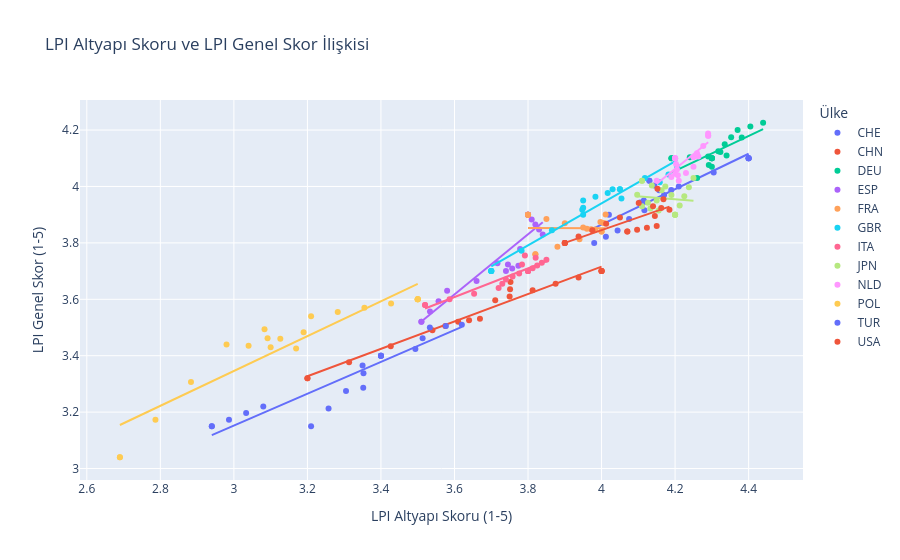

The notebook cell this image was saved under:
### Code cell
# LPI Altyapı Skoru vs Demiryolu Taşımacılığı Saçılım Grafiği
fig = px.scatter(
    data,
    x="lpi_infrastructure",
    y="lpi_overall",
    color=data.columns[0],  # Ülke bazlı renklendirme
    hover_data=[data.columns[1], "lpi_overall"],  # Yıl ve Genel LPI görünür
    trendline="ols",  # Genel eğilim/trend çizgisini ekler
    title="LPI Altyapı Skoru ve LPI Genel Skor İlişkisi",
    labels={
        "lpi_infrastructure": "LPI Altyapı Skoru (1-5)",
        "lpi_overall": "LPI Genel Skor (1-5)",
        data.columns[0]: "Ülke",
    },
)

fig.update_layout(hovermode="closest")

# GitHub Depon İçin Kaydetme
fig.write_html("grafik_lpi_scatter.html")
fig.show()

### Figure 1 — Plotly figure (JSON) as saved in the notebook; plotly's stock layout.template omitted (floating-point values rounded to 4 significant figures)
{"data": [{"customdata": [[2006], [2007], [2008], [2009], [2010], [2011], [2012], [2013], [2014], [2015], [2016], [2017], [2018], [2019], [2020], [2021], [2022], [2023], [2024], [2025]], "hovertemplate": "Ülke=CHE<br>LPI Altyapı Skoru (1-5)=%{x}<br>LPI Genel Skor (1-5)=%{y}<br>year=%{customdata[0]}<extra></extra>", "legendgroup": "CHE", "marker": {"color": "#636efa", "symbol": "circle"}, "mode": "markers", "name": "CHE", "orientation": "v", "showlegend": true, "type": "scatter", "x": [4.13, 4.13, 4.143, 4.157, 4.17, 4.075, 3.98, 4.012, 4.044, 4.117, 4.19, 4.105, 4.02, 4.115, 4.21, 4.305, 4.4, 4.4, 4.4, 4.4], "xaxis": "x", "y": [4.02, 4.02, 4.003, 3.987, 3.97, 3.885, 3.8, 3.822, 3.844, 3.916, 3.987, 3.944, 3.9, 3.95, 4.0, 4.05, 4.1, 4.1, 4.1, 4.1], "yaxis": "y"}, {"hovertemplate": "<b>OLS trendline</b><br>lpi_overall = 0.627661 * lpi_infrastructure + 1.35434<br>R<sup>2</sup>=0.850793<br><br>Ülke=CHE<br>LPI Altyapı Skoru (1-5)=%{x}<br>LPI Genel Skor (1-5)=%{y} <b>(trend)</b><extra></extra>", "legendgroup": "CHE", "marker": {"color": "#636efa", "symbol": "circle"}, "mode": "lines", "name": "CHE", "showlegend": false, "type": "scatter", "x": [3.98, 4.012, 4.02, 4.044, 4.075, 4.105, 4.115, 4.117, 4.13, 4.13, 4.143, 4.157, 4.17, 4.19, 4.21, 4.305, 4.4, 4.4, 4.4, 4.4], "xaxis": "x", "y": [3.852, 3.872, 3.878, 3.892, 3.912, 3.931, 3.937, 3.938, 3.947, 3.947, 3.955, 3.963, 3.972, 3.984, 3.997, 4.056, 4.116, 4.116, 4.116, 4.116], "yaxis": "y"}, {"customdata": [[2006], [2007], [2008], [2009], [2010], [2011], [2012], [2013], [2014], [2015], [2016], [2017], [2018], [2019], [2020], [2021], [2022], [2023], [2024], [2025]], "hovertemplate": "Ülke=CHN<br>LPI Altyapı Skoru (1-5)=%{x}<br>LPI Genel Skor (1-5)=%{y}<br>year=%{customdata[0]}<extra></extra>", "legendgroup": "CHN", "marker": {"color": "#EF553B", "symbol": "circle"}, "mode": "markers", "name": "CHN", "orientation": "v", "showlegend": true, "type": "scatter", "x": [3.2, 3.2, 3.313, 3.427, 3.54, 3.575, 3.61, 3.64, 3.669, 3.711, 3.752, 3.751, 3.75, 3.812, 3.875, 3.938, 4.0, 4.0, 4.0, 4.0], "xaxis": "x", "y": [3.32, 3.32, 3.377, 3.433, 3.49, 3.505, 3.52, 3.526, 3.531, 3.596, 3.661, 3.636, 3.61, 3.632, 3.655, 3.678, 3.7, 3.7, 3.7, 3.7], "yaxis": "y"}, {"hovertemplate": "<b>OLS trendline</b><br>lpi_overall = 0.485873 * lpi_infrastructure + 1.77253<br>R<sup>2</sup>=0.971013<br><br>Ülke=CHN<br>LPI Altyapı Skoru (1-5)=%{x}<br>LPI Genel Skor (1-5)=%{y} <b>(trend)</b><extra></extra>", "legendgroup": "CHN", "marker": {"color": "#EF553B", "symbol": "circle"}, "mode": "lines", "name": "CHN", "showlegend": false, "type": "scatter", "x": [3.2, 3.2, 3.313, 3.427, 3.54, 3.575, 3.61, 3.64, 3.669, 3.711, 3.75, 3.751, 3.752, 3.812, 3.875, 3.938, 4.0, 4.0, 4.0, 4.0], "xaxis": "x", "y": [3.327, 3.327, 3.382, 3.437, 3.493, 3.51, 3.527, 3.541, 3.555, 3.576, 3.595, 3.595, 3.596, 3.625, 3.655, 3.686, 3.716, 3.716, 3.716, 3.716], "yaxis": "y"}, {"customdata": [[2006], [2007], [2008], [2009], [2010], [2011], [2012], [2013], [2014], [2015], [2016], [2017], [2018], [2019], [2020], [2021], [2022], [2023], [2024], [2025]], "hovertemplate": "Ülke=DEU<br>LPI Altyapı Skoru (1-5)=%{x}<br>LPI Genel Skor (1-5)=%{y}<br>year=%{customdata[0]}<extra></extra>", "legendgroup": "DEU", "marker": {"color": "#00cc96", "symbol": "circle"}, "mode": "markers", "name": "DEU", "orientation": "v", "showlegend": true, "type": "scatter", "x": [4.19, 4.19, 4.24, 4.29, 4.34, 4.3, 4.26, 4.292, 4.323, 4.381, 4.439, 4.405, 4.37, 4.353, 4.335, 4.317, 4.3, 4.3, 4.3, 4.3], "xaxis": "x", "y": [4.1, 4.1, 4.103, 4.107, 4.11, 4.07, 4.03, 4.076, 4.122, 4.174, 4.226, 4.213, 4.2, 4.175, 4.15, 4.125, 4.1, 4.1, 4.1, 4.1], "yaxis": "y"}, {"hovertemplate": "<b>OLS trendline</b><br>lpi_overall = 0.620421 * lpi_infrastructure + 1.44925<br>R<sup>2</sup>=0.600431<br><br>Ülke=DEU<br>LPI Altyapı Skoru (1-5)=%{x}<br>LPI Genel Skor (1-5)=%{y} <b>(trend)</b><extra></extra>", "legendgroup": "DEU", "marker": {"color": "#00cc96", "symbol": "circle"}, "mode": "lines", "name": "DEU", "showlegend": false, "type": "scatter", "x": [4.19, 4.19, 4.24, 4.26, 4.29, 4.292, 4.3, 4.3, 4.3, 4.3, 4.3, 4.317, 4.323, 4.335, 4.34, 4.353, 4.37, 4.381, 4.405, 4.439], "xaxis": "x", "y": [4.049, 4.049, 4.08, 4.092, 4.111, 4.112, 4.117, 4.117, 4.117, 4.117, 4.117, 4.128, 4.132, 4.139, 4.142, 4.15, 4.16, 4.168, 4.182, 4.204], "yaxis": "y"}, {"customdata": [[2006], [2007], [2008], [2009], [2010], [2011], [2012], [2013], [2014], [2015], [2016], [2017], [2018], [2019], [2020], [2021], [2022], [2023], [2024], [2025]], "hovertemplate": "Ülke=ESP<br>LPI Altyapı Skoru (1-5)=%{x}<br>LPI Genel Skor (1-5)=%{y}<br>year=%{customdata[0]}<extra></extra>", "legendgroup": "ESP", "marker": {"color": "#ab63fa", "symbol": "circle"}, "mode": "markers", "name": "ESP", "orientation": "v", "showlegend": true, "type": "scatter", "x": [3.51, 3.51, 3.533, 3.557, 3.58, 3.66, 3.74, 3.757, 3.774, 3.745, 3.717, 3.778, 3.84, 3.83, 3.82, 3.81, 3.8, 3.8, 3.8, 3.8], "xaxis": "x", "y": [3.52, 3.52, 3.557, 3.593, 3.63, 3.665, 3.7, 3.709, 3.719, 3.723, 3.727, 3.779, 3.83, 3.848, 3.865, 3.882, 3.9, 3.9, 3.9, 3.9], "yaxis": "y"}, {"hovertemplate": "<b>OLS trendline</b><br>lpi_overall = 1.06662 * lpi_infrastructure + -0.222428<br>R<sup>2</sup>=0.861851<br><br>Ülke=ESP<br>LPI Altyapı Skoru (1-5)=%{x}<br>LPI Genel Skor (1-5)=%{y} <b>(trend)</b><extra></extra>", "legendgroup": "ESP", "marker": {"color": "#ab63fa", "symbol": "circle"}, "mode": "lines", "name": "ESP", "showlegend": false, "type": "scatter", "x": [3.51, 3.51, 3.533, 3.557, 3.58, 3.66, 3.717, 3.74, 3.745, 3.757, 3.774, 3.778, 3.8, 3.8, 3.8, 3.8, 3.81, 3.82, 3.83, 3.84], "xaxis": "x", "y": [3.521, 3.521, 3.546, 3.571, 3.596, 3.681, 3.742, 3.767, 3.772, 3.785, 3.803, 3.808, 3.831, 3.831, 3.831, 3.831, 3.841, 3.852, 3.863, 3.873], "yaxis": "y"}, {"customdata": [[2006], [2007], [2008], [2009], [2010], [2011], [2012], [2013], [2014], [2015], [2016], [2017], [2018], [2019], [2020], [2021], [2022], [2023], [2024], [2025]], "hovertemplate": "Ülke=FRA<br>LPI Altyapı Skoru (1-5)=%{x}<br>LPI Genel Skor (1-5)=%{y}<br>year=%{customdata[0]}<extra></extra>", "legendgroup": "FRA", "marker": {"color": "#FFA15A", "symbol": "circle"}, "mode": "markers", "name": "FRA", "orientation": "v", "showlegend": true, "type": "scatter", "x": [3.82, 3.82, 3.88, 3.94, 4.0, 3.98, 3.96, 3.971, 3.983, 3.997, 4.011, 4.006, 4.0, 3.95, 3.9, 3.85, 3.8, 3.8, 3.8, 3.8], "xaxis": "x", "y": [3.76, 3.76, 3.787, 3.813, 3.84, 3.845, 3.85, 3.849, 3.847, 3.874, 3.901, 3.87, 3.84, 3.855, 3.87, 3.885, 3.9, 3.9, 3.9, 3.9], "yaxis": "y"}, {"hovertemplate": "<b>OLS trendline</b><br>lpi_overall = -0.00371464 * lpi_infrastructure + 3.86686<br>R<sup>2</sup>=0.000049<br><br>Ülke=FRA<br>LPI Altyapı Skoru (1-5)=%{x}<br>LPI Genel Skor (1-5)=%{y} <b>(trend)</b><extra></extra>", "legendgroup": "FRA", "marker": {"color": "#FFA15A", "symbol": "circle"}, "mode": "lines", "name": "FRA", "showlegend": false, "type": "scatter", "x": [3.8, 3.8, 3.8, 3.8, 3.82, 3.82, 3.85, 3.88, 3.9, 3.94, 3.95, 3.96, 3.971, 3.98, 3.983, 3.997, 4.0, 4.0, 4.006, 4.011], "xaxis": "x", "y": [3.853, 3.853, 3.853, 3.853, 3.853, 3.853, 3.853, 3.852, 3.852, 3.852, 3.852, 3.852, 3.852, 3.852, 3.852, 3.852, 3.852, 3.852, 3.852, 3.852], "yaxis": "y"}, {"customdata": [[2006], [2007], [2008], [2009], [2010], [2011], [2012], [2013], [2014], [2015], [2016], [2017], [2018], [2019], [2020], [2021], [2022], [2023], [2024], [2025]], "hovertemplate": "Ülke=GBR<br>LPI Altyapı Skoru (1-5)=%{x}<br>LPI Genel Skor (1-5)=%{y}<br>year=%{customdata[0]}<extra></extra>", "legendgroup": "GBR", "marker": {"color": "#19d3f3", "symbol": "circle"}, "mode": "markers", "name": "GBR", "orientation": "v", "showlegend": true, "type": "scatter", "x": [4.05, 4.05, 4.017, 3.983, 3.95, 3.95, 3.95, 4.054, 4.158, 4.182, 4.206, 4.118, 4.03, 3.948, 3.865, 3.783, 3.7, 3.7, 3.7, 3.7], "xaxis": "x", "y": [3.99, 3.99, 3.977, 3.963, 3.95, 3.925, 3.9, 3.957, 4.015, 4.042, 4.07, 4.03, 3.99, 3.918, 3.845, 3.772, 3.7, 3.7, 3.7, 3.7], "yaxis": "y"}, {"hovertemplate": "<b>OLS trendline</b><br>lpi_overall = 0.744225 * lpi_infrastructure + 0.963537<br>R<sup>2</sup>=0.962498<br><br>Ülke=GBR<br>LPI Altyapı Skoru (1-5)=%{x}<br>LPI Genel Skor (1-5)=%{y} <b>(trend)</b><extra></extra>", "legendgroup": "GBR", "marker": {"color": "#19d3f3", "symbol": "circle"}, "mode": "lines", "name": "GBR", "showlegend": false, "type": "scatter", "x": [3.7, 3.7, 3.7, 3.7, 3.783, 3.865, 3.948, 3.95, 3.95, 3.95, 3.983, 4.017, 4.03, 4.05, 4.05, 4.054, 4.118, 4.158, 4.182, 4.206], "xaxis": "x", "y": [3.717, 3.717, 3.717, 3.717, 3.779, 3.84, 3.901, 3.903, 3.903, 3.903, 3.928, 3.953, 3.963, 3.978, 3.978, 3.981, 4.028, 4.058, 4.076, 4.093], "yaxis": "y"}, {"customdata": [[2006], [2007], [2008], [2009], [2010], [2011], [2012], [2013], [2014], [2015], [2016], [2017], [2018], [2019], [2020], [2021], [2022], [2023], [2024], [2025]], "hovertemplate": "Ülke=ITA<br>LPI Altyapı Skoru (1-5)=%{x}<br>LPI Genel Skor (1-5)=%{y}<br>year=%{customdata[0]}<extra></extra>", "legendgroup": "ITA", "marker": {"color": "#FF6692", "symbol": "circle"}, "mode": "markers", "name": "ITA", "orientation": "v", "showlegend": true, "type": "scatter", "x": [3.52, 3.52, 3.587, 3.653, 3.72, 3.73, 3.74, 3.758, 3.776, 3.784, 3.791, 3.821, 3.85, 3.837, 3.825, 3.812, 3.8, 3.8, 3.8, 3.8], "xaxis": "x", "y": [3.58, 3.58, 3.6, 3.62, 3.64, 3.655, 3.67, 3.681, 3.691, 3.723, 3.755, 3.748, 3.74, 3.73, 3.72, 3.71, 3.7, 3.7, 3.7, 3.7], "yaxis": "y"}, {"hovertemplate": "<b>OLS trendline</b><br>lpi_overall = 0.507329 * lpi_infrastructure + 1.78157<br>R<sup>2</sup>=0.888040<br><br>Ülke=ITA<br>LPI Altyapı Skoru (1-5)=%{x}<br>LPI Genel Skor (1-5)=%{y} <b>(trend)</b><extra></extra>", "legendgroup": "ITA", "marker": {"color": "#FF6692", "symbol": "circle"}, "mode": "lines", "name": "ITA", "showlegend": false, "type": "scatter", "x": [3.52, 3.52, 3.587, 3.653, 3.72, 3.73, 3.74, 3.758, 3.776, 3.784, 3.791, 3.8, 3.8, 3.8, 3.8, 3.812, 3.821, 3.825, 3.837, 3.85], "xaxis": "x", "y": [3.567, 3.567, 3.601, 3.635, 3.669, 3.674, 3.679, 3.688, 3.697, 3.701, 3.705, 3.709, 3.709, 3.709, 3.709, 3.716, 3.72, 3.722, 3.728, 3.735], "yaxis": "y"}, {"customdata": [[2006], [2007], [2008], [2009], [2010], [2011], [2012], [2013], [2014], [2015], [2016], [2017], [2018], [2019], [2020], [2021], [2022], [2023], [2024], [2025]], "hovertemplate": "Ülke=JPN<br>LPI Altyapı Skoru (1-5)=%{x}<br>LPI Genel Skor (1-5)=%{y}<br>year=%{customdata[0]}<extra></extra>", "legendgroup": "JPN", "marker": {"color": "#B6E880", "symbol": "circle"}, "mode": "markers", "name": "JPN", "orientation": "v", "showlegend": true, "type": "scatter", "x": [4.11, 4.11, 4.137, 4.163, 4.19, 4.15, 4.11, 4.133, 4.155, 4.126, 4.097, 4.173, 4.25, 4.237, 4.225, 4.213, 4.2, 4.2, 4.2, 4.2], "xaxis": "x", "y": [4.02, 4.02, 4.003, 3.987, 3.97, 3.95, 3.93, 3.922, 3.915, 3.943, 3.97, 4.0, 4.03, 3.998, 3.965, 3.933, 3.9, 3.9, 3.9, 3.9], "yaxis": "y"}, {"hovertemplate": "<b>OLS trendline</b><br>lpi_overall = -0.107905 * lpi_infrastructure + 4.40761<br>R<sup>2</sup>=0.012634<br><br>Ülke=JPN<br>LPI Altyapı Skoru (1-5)=%{x}<br>LPI Genel Skor (1-5)=%{y} <b>(trend)</b><extra></extra>", "legendgroup": "JPN", "marker": {"color": "#B6E880", "symbol": "circle"}, "mode": "lines", "name": "JPN", "showlegend": false, "type": "scatter", "x": [4.097, 4.11, 4.11, 4.11, 4.126, 4.133, 4.137, 4.15, 4.155, 4.163, 4.173, 4.19, 4.2, 4.2, 4.2, 4.2, 4.213, 4.225, 4.237, 4.25], "xaxis": "x", "y": [3.966, 3.964, 3.964, 3.964, 3.962, 3.962, 3.961, 3.96, 3.959, 3.958, 3.957, 3.955, 3.954, 3.954, 3.954, 3.954, 3.953, 3.952, 3.95, 3.949], "yaxis": "y"}, {"customdata": [[2006], [2007], [2008], [2009], [2010], [2011], [2012], [2013], [2014], [2015], [2016], [2017], [2018], [2019], [2020], [2021], [2022], [2023], [2024], [2025]], "hovertemplate": "Ülke=NLD<br>LPI Altyapı Skoru (1-5)=%{x}<br>LPI Genel Skor (1-5)=%{y}<br>year=%{customdata[0]}<extra></extra>", "legendgroup": "NLD", "marker": {"color": "#FF97FF", "symbol": "circle"}, "mode": "markers", "name": "NLD", "orientation": "v", "showlegend": true, "type": "scatter", "x": [4.29, 4.29, 4.277, 4.263, 4.25, 4.2, 4.15, 4.19, 4.23, 4.26, 4.29, 4.25, 4.21, 4.207, 4.205, 4.203, 4.2, 4.2, 4.2, 4.2], "xaxis": "x", "y": [4.18, 4.18, 4.143, 4.107, 4.07, 4.045, 4.02, 4.034, 4.048, 4.118, 4.188, 4.104, 4.02, 4.04, 4.06, 4.08, 4.1, 4.1, 4.1, 4.1], "yaxis": "y"}, {"hovertemplate": "<b>OLS trendline</b><br>lpi_overall = 1.05039 * lpi_infrastructure + -0.349443<br>R<sup>2</sup>=0.662053<br><br>Ülke=NLD<br>LPI Altyapı Skoru (1-5)=%{x}<br>LPI Genel Skor (1-5)=%{y} <b>(trend)</b><extra></extra>", "legendgroup": "NLD", "marker": {"color": "#FF97FF", "symbol": "circle"}, "mode": "lines", "name": "NLD", "showlegend": false, "type": "scatter", "x": [4.15, 4.19, 4.2, 4.2, 4.2, 4.2, 4.2, 4.203, 4.205, 4.207, 4.21, 4.23, 4.25, 4.25, 4.26, 4.263, 4.277, 4.29, 4.29, 4.29], "xaxis": "x", "y": [4.01, 4.051, 4.062, 4.062, 4.062, 4.062, 4.062, 4.065, 4.067, 4.07, 4.073, 4.093, 4.115, 4.115, 4.125, 4.129, 4.143, 4.156, 4.157, 4.157], "yaxis": "y"}, {"customdata": [[2006], [2007], [2008], [2009], [2010], [2011], [2012], [2013], [2014], [2015], [2016], [2017], [2018], [2019], [2020], [2021], [2022], [2023], [2024], [2025]], "hovertemplate": "Ülke=POL<br>LPI Altyapı Skoru (1-5)=%{x}<br>LPI Genel Skor (1-5)=%{y}<br>year=%{customdata[0]}<extra></extra>", "legendgroup": "POL", "marker": {"color": "#FECB52", "symbol": "circle"}, "mode": "markers", "name": "POL", "orientation": "v", "showlegend": true, "type": "scatter", "x": [2.69, 2.69, 2.787, 2.883, 2.98, 3.04, 3.1, 3.092, 3.083, 3.126, 3.169, 3.19, 3.21, 3.282, 3.355, 3.428, 3.5, 3.5, 3.5, 3.5], "xaxis": "x", "y": [3.04, 3.04, 3.173, 3.307, 3.44, 3.435, 3.43, 3.462, 3.494, 3.46, 3.426, 3.483, 3.54, 3.555, 3.57, 3.585, 3.6, 3.6, 3.6, 3.6], "yaxis": "y"}, {"hovertemplate": "<b>OLS trendline</b><br>lpi_overall = 0.618033 * lpi_infrastructure + 1.49192<br>R<sup>2</sup>=0.865121<br><br>Ülke=POL<br>LPI Altyapı Skoru (1-5)=%{x}<br>LPI Genel Skor (1-5)=%{y} <b>(trend)</b><extra></extra>", "legendgroup": "POL", "marker": {"color": "#FECB52", "symbol": "circle"}, "mode": "lines", "name": "POL", "showlegend": false, "type": "scatter", "x": [2.69, 2.69, 2.787, 2.883, 2.98, 3.04, 3.083, 3.092, 3.1, 3.126, 3.169, 3.19, 3.21, 3.282, 3.355, 3.428, 3.5, 3.5, 3.5, 3.5], "xaxis": "x", "y": [3.154, 3.154, 3.214, 3.274, 3.334, 3.371, 3.398, 3.403, 3.408, 3.424, 3.451, 3.463, 3.476, 3.521, 3.565, 3.61, 3.655, 3.655, 3.655, 3.655], "yaxis": "y"}, {"customdata": [[2006], [2007], [2008], [2009], [2010], [2011], [2012], [2013], [2014], [2015], [2016], [2017], [2018], [2019], [2020], [2021], [2022], [2023], [2024], [2025]], "hovertemplate": "Ülke=TUR<br>LPI Altyapı Skoru (1-5)=%{x}<br>LPI Genel Skor (1-5)=%{y}<br>year=%{customdata[0]}<extra></extra>", "legendgroup": "TUR", "marker": {"color": "#636efa", "symbol": "circle"}, "mode": "markers", "name": "TUR", "orientation": "v", "showlegend": true, "type": "scatter", "x": [2.94, 2.94, 2.987, 3.033, 3.08, 3.35, 3.62, 3.577, 3.533, 3.513, 3.494, 3.352, 3.21, 3.257, 3.305, 3.353, 3.4, 3.4, 3.4, 3.4], "xaxis": "x", "y": [3.15, 3.15, 3.173, 3.197, 3.22, 3.365, 3.51, 3.505, 3.5, 3.462, 3.424, 3.287, 3.15, 3.212, 3.275, 3.337, 3.4, 3.4, 3.4, 3.4], "yaxis": "y"}, {"hovertemplate": "<b>OLS trendline</b><br>lpi_overall = 0.564587 * lpi_infrastructure + 1.45871<br>R<sup>2</sup>=0.876467<br><br>Ülke=TUR<br>LPI Altyapı Skoru (1-5)=%{x}<br>LPI Genel Skor (1-5)=%{y} <b>(trend)</b><extra></extra>", "legendgroup": "TUR", "marker": {"color": "#636efa", "symbol": "circle"}, "mode": "lines", "name": "TUR", "showlegend": false, "type": "scatter", "x": [2.94, 2.94, 2.987, 3.033, 3.08, 3.21, 3.257, 3.305, 3.35, 3.352, 3.353, 3.4, 3.4, 3.4, 3.4, 3.494, 3.513, 3.533, 3.577, 3.62], "xaxis": "x", "y": [3.119, 3.119, 3.145, 3.171, 3.198, 3.271, 3.298, 3.325, 3.35, 3.351, 3.351, 3.378, 3.378, 3.378, 3.378, 3.431, 3.442, 3.453, 3.478, 3.503], "yaxis": "y"}, {"customdata": [[2006], [2007], [2008], [2009], [2010], [2011], [2012], [2013], [2014], [2015], [2016], [2017], [2018], [2019], [2020], [2021], [2022], [2023], [2024], [2025]], "hovertemplate": "Ülke=USA<br>LPI Altyapı Skoru (1-5)=%{x}<br>LPI Genel Skor (1-5)=%{y}<br>year=%{customdata[0]}<extra></extra>", "legendgroup": "USA", "marker": {"color": "#EF553B", "symbol": "circle"}, "mode": "markers", "name": "USA", "orientation": "v", "showlegend": true, "type": "scatter", "x": [4.07, 4.07, 4.097, 4.123, 4.15, 4.145, 4.14, 4.162, 4.185, 4.168, 4.152, 4.101, 4.05, 4.013, 3.975, 3.938, 3.9, 3.9, 3.9, 3.9], "xaxis": "x", "y": [3.84, 3.84, 3.847, 3.853, 3.86, 3.895, 3.93, 3.924, 3.918, 3.955, 3.992, 3.941, 3.89, 3.868, 3.845, 3.822, 3.8, 3.8, 3.8, 3.8], "yaxis": "y"}, {"hovertemplate": "<b>OLS trendline</b><br>lpi_overall = 0.450959 * lpi_infrastructure + 2.0415<br>R<sup>2</sup>=0.660214<br><br>Ülke=USA<br>LPI Altyapı Skoru (1-5)=%{x}<br>LPI Genel Skor (1-5)=%{y} <b>(trend)</b><extra></extra>", "legendgroup": "USA", "marker": {"color": "#EF553B", "symbol": "circle"}, "mode": "lines", "name": "USA", "showlegend": false, "type": "scatter", "x": [3.9, 3.9, 3.9, 3.9, 3.938, 3.975, 4.013, 4.05, 4.07, 4.07, 4.097, 4.101, 4.123, 4.14, 4.145, 4.15, 4.152, 4.162, 4.168, 4.185], "xaxis": "x", "y": [3.8, 3.8, 3.8, 3.8, 3.817, 3.834, 3.851, 3.868, 3.877, 3.877, 3.889, 3.891, 3.901, 3.908, 3.911, 3.913, 3.914, 3.919, 3.921, 3.929], "yaxis": "y"}], "layout": {"hovermode": "closest", "legend": {"title": {"text": "Ülke"}, "tracegroupgap": 0}, "title": {"text": "LPI Altyapı Skoru ve LPI Genel Skor İlişkisi"}, "xaxis": {"anchor": "y", "domain": [0, 1], "title": {"text": "LPI Altyapı Skoru (1-5)"}}, "yaxis": {"anchor": "x", "domain": [0, 1], "title": {"text": "LPI Genel Skor (1-5)"}}}}
